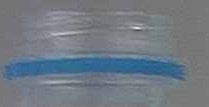
#> input picture post_processing/test/NOTGOOD_detected_test.jpeg, 209 x 107 px
$ python Post_processing.py -path test/NOTGOOD_detected_test.jpeg
#> lines starting #> are read from the running program, lines starting #| are printed output that depends on the picture; after the words box and inside, x2 and y2 are one past the last pixel; in counts of white or black regions, pixels touching at a corner belong together
#> in main, img is the input picture: shape (107, 209, 3); mean B, G, R 131.4, 121.5, 111.9
# Usage
"""
  python post_processing.py --image_path ./test/NOTGOOD_detected_test.jpeg --show 0

"""
import cv2
import numpy as np
import argparse
import time


def check_number_contour(cnts:list, threshold: int):

  if len(cnts) >=2 or len(cnts) == 0:
    return False
  y_max, y_min = np.max(cnts[0][:,0][:,1]), np.min(cnts[0][:,0][:,1])
  distance = y_max - y_min
  if distance >= threshold:
    return True
  return False


def show_result(image: np.ndarray, isGood: bool, show=True):
	try:
		image = cv2.resize(image, dsize=(800, 600), interpolation=cv2.INTER_AREA)
	except:
		print("CAN'T RESIZE !")
		exit(0)

	if isGood:
		text = "OKE"
		color = (0, 255, 0)
	else:
		text = "NOT GOOD"
		color = (0, 0, 255)

	if show:
		cv2.putText(image, text, org=(100, 100),fontFace=1, fontScale=2,color=color, thickness=2)
		cv2.imshow('Result', image)
		cv2.waitKey(0)

	return image


def check_good(rawImage, threshold=40, show=True):

  """
  This function allow you to check whether bottle cap is close or open.

  + Input: Image with region contain bottle neck
  + Ouput: True if bottle cap is closed,
        False otherwise
  """
#> called with threshold = 40, show = 0
  # Convert BGR to HSV
  hsv = cv2.cvtColor(rawImage, cv2.COLOR_BGR2HSV)
#> hsv: shape (107, 209, 3); mean H, S, V 88.3, 36.1, 131.5

  hue, saturation, value = cv2.split(hsv)
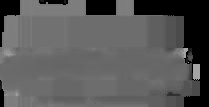
#> hue: shape (107, 209); min 0, max 165, mean 88.3
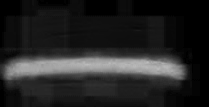
#> saturation: shape (107, 209); min 0, max 189, mean 36.1
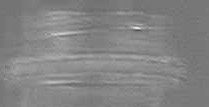
#> value: shape (107, 209); min 78, max 227, mean 131.5

  retval, thresholded = cv2.threshold(saturation, 0, 255, cv2.THRESH_BINARY + cv2.THRESH_OTSU)
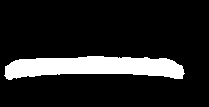
#> thresholded: shape (107, 209); 13.6% white; 1 white region, box (x1, y1, x2, y2) and area: (4, 56, 185, 80) 3044
#> retval = 81

  medianFiltered = cv2.medianBlur(thresholded,5)
#> medianFiltered: shape (107, 209); 13.6% white; 1 white region, box (x1, y1, x2, y2) and area: (5, 56, 184, 80) 3038

  kernel = np.ones((7,7),np.uint8)

  # Open annd closing
  medianFiltered = cv2.morphologyEx(medianFiltered, cv2.MORPH_OPEN, kernel)
#> medianFiltered: shape (107, 209); 13.6% white; 1 white region, box (x1, y1, x2, y2) and area: (5, 56, 184, 79) 3031
  medianFiltered = cv2.morphologyEx(medianFiltered, cv2.MORPH_CLOSE, kernel)
#> medianFiltered: shape (107, 209); 13.6% white; 1 white region

  if show:
    cv2.imshow('meadian filtered image', medianFiltered)
    cv2.waitKey(0)

  # Take contours
  contours, _= cv2.findContours(medianFiltered, cv2.RETR_TREE, cv2.CHAIN_APPROX_SIMPLE)
#> contours = 1 contour; box (x1, y1, x2, y2) and area: (5, 56, 184, 79) 2846

  #if len(contours) == 1:
  result = check_number_contour(contours, threshold)
#> in check_number_contour, `y_max, y_min = np.max(cnts[0][:,0][:,1]), np.min(cnts[0][:,0][:,1])`: y_max = 78; y_min = 56
#> in check_number_contour, `distance = y_max - y_min`: distance = 22
#> result = False

  return result, contours


def main(args):

  # Load image into program
  try:
    img = cv2.imread(args['image_path'])
    if args['show']:
      cv2.imshow('The croped image', img)
      cv2.waitKey(0)
  except:
    print("The invalid path!")
    exit(0)

  # Post process stage
  isGood, contours = check_good(rawImage=img, threshold=args['threshold'], show=args['show'])
#> isGood = False

  # Show result
  if isGood:
    print("OKE")
  else:
    print("NOT GOOD")

#> (the run stopped early here; a loop or call above may not have finished)
